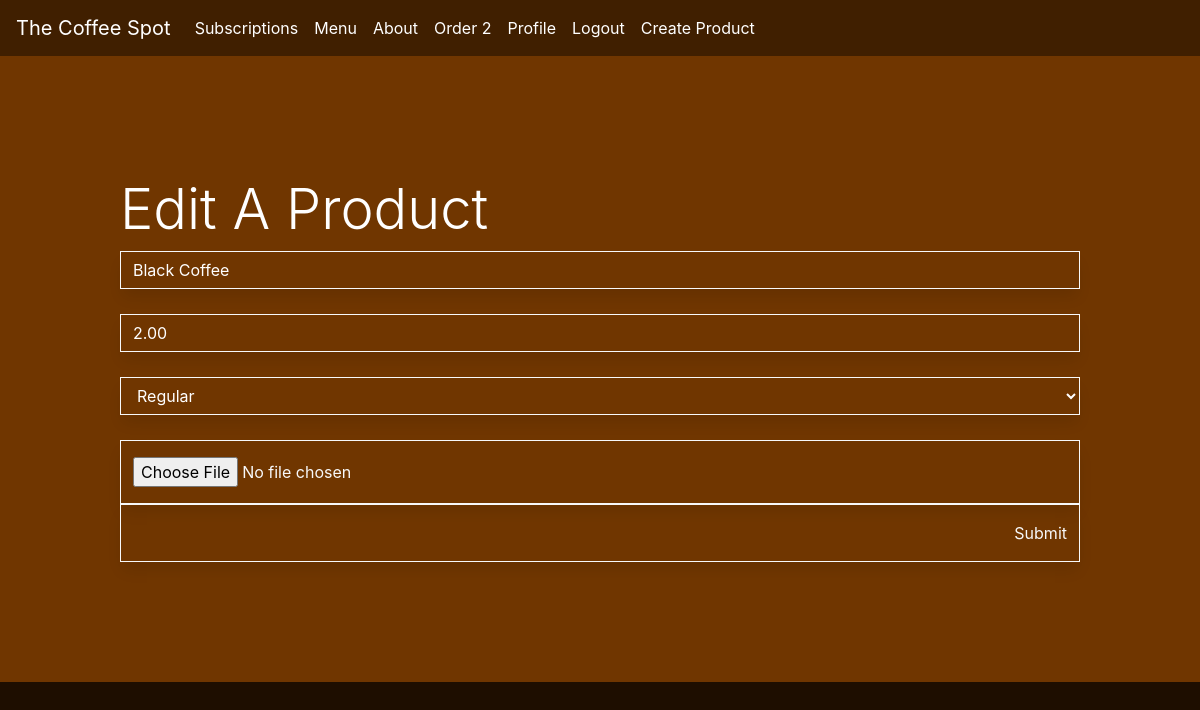
/order/edit/6 (signed in), run on the app's committed database.
### profiles/models.py (models this page shows, shortened)
class Profile(models.Model):
    user = models.OneToOneField(User, on_delete=models.CASCADE, related_name='profile')
    default_address = models.CharField(max_length=40, null=True, blank=True)
    default_postal_code = models.IntegerField(range(10000, 99999), null=True)
    default_city = models.CharField(max_length=40, null=True, blank=True)
    avatar = models.ImageField(upload_to=None, default='no image found')
    def has_active_orders(self):
        return self.user.orders.filter(active=True)

### order/models.py (models this page shows, shortened)
class Product(models.Model):
    name = models.CharField(max_length=100, default='Product')
    price = models.DecimalField(max_digits=3, decimal_places=2)
    image = models.ImageField(null=True, blank=True, upload_to='media/images/')
    category = models.CharField(max_length=30, null=True, blank=True)
    category_id = models.IntegerField(default=0)
    rating = models.DecimalField(max_digits=6, decimal_places=2, default=0)

### order/views.py (the view, shortened to what this page needs)
# urls.py: path('edit/<item_id>', views.edit_product, name='edit_product'),
def edit_product(request, item_id):
    product = get_object_or_404(Product, id=item_id)
    form = productForm(instance=product)
    context = {'form': form}
    return render(request, 'product/edit_product.html', context)

### order/templates/product/edit_product.html (shortened to what this page needs)
{% extends "base.html" %}
{% load static %}
{% block content %}
    <div class="row no-gutters" style="background-color: #703600">
        <div class="container" style="padding: 10% 10%;">
            <h1 class="display-4 logo-font text-white">Edit A Product</h1>
            <form method="POST" class="d-flex flex-column">
                {{ form.name }}
                {{ form.price }}
                {{ form.category_id }}
                {{ form.image }}
                <input type="submit" class="text-right btn btn-outline-light rounded-0 py-3">
            </form>
        </div>
    </div>
{% endblock %}

### templates/base.html (shortened to what this page needs)
{% load static %}
<!doctype html>
<html lang="en">
  <head>
    {% block corecss %}
      <link rel="stylesheet" href="https://cdn.jsdelivr.net/npm/bootstrap@4.0.0/dist/css/bootstrap.min.css">
      <link rel="stylesheet" href="{% static 'css/style.css' %}">
    {% endblock %}
  </head>
  <body>
    <nav class="navbar navbar-expand-lg navbar-light" style="background-color: #401F00;">
      <a class="navbar-brand text-white" href="{% url 'home_page' %}">The Coffee Spot</a>
      <div class="collapse navbar-collapse" id="navbarSupportedContent">
        <ul class="navbar-nav ms-auto">
          <li class="nav-item active">
            <a href="{% url 'home_page' %}#subscriptions" class="nav-link text-white">
              Subscriptions
            </a>
          </li>
          <li class="nav-item active">
            <a href="{% url 'home_page' %}#menu" class="nav-link text-white">
              Menu
            </a>
          </li>
          <li class="nav-item active">
            <a href="{% url 'home_page' %}#about" class="nav-link text-white">
              About
            </a>
          </li>
          <li class="nav-item active">
            {% if user.is_authenticated %}
            <a href="{% url 'order' %}" class="nav-link text-white">
              Order
              {% if user.profile.has_active_orders %}
                {{ user.profile.has_active_orders.count }}
              {% endif %}
            </a>
            {% else %}
            <a href="{% url 'account_login' %}" class="nav-link text-white">
              Order
            </a>
            {% endif %}
          </li>
          {% if user.is_authenticated %}
            <li class="nav-item active">
              <a href="{% url 'profile_page' %}" class="nav-link text-white">
                Profile
              </a>
            </li>
            <li class="nav-item active">
              <a href="{% url 'account_logout' %}" class="nav-link text-white">
                Logout
              </a>
            </li>
          {% else %}
            <li class="nav-item active">
              <a href="{% url 'account_login' %}" class="nav-link text-white">
                Login
              </a>
            </li>
          {% endif %}
          {% if user.is_superuser %}
            <li class="nav-item active">
              <a href="{% url 'create_product' %}" class="nav-link text-white">Create Product</a>
            </li>
          {% endif %}
        </ul>
      </div>
    </nav>
    {% block content %}
    {% endblock %}
  </body>
</html>

### static/css/style.css (style rules this page uses)
body { background-color: #1E0E00; }
.container { padding: 5% 5%; max-width: 100%; }
.card-body, .btn-outline-light, .border { box-shadow: 0px 10px 15px -3px rgba(0,0,0,0.1); }
.form-control { margin-bottom: 25px; box-shadow: 0px 10px 15px -3px rgba(0,0,0,0.1); }

### data on the page
Product: name "Black Coffee", price "2.00", category_id "Regular"

### other printed values
{{ user.profile.has_active_orders.count }} "2"
